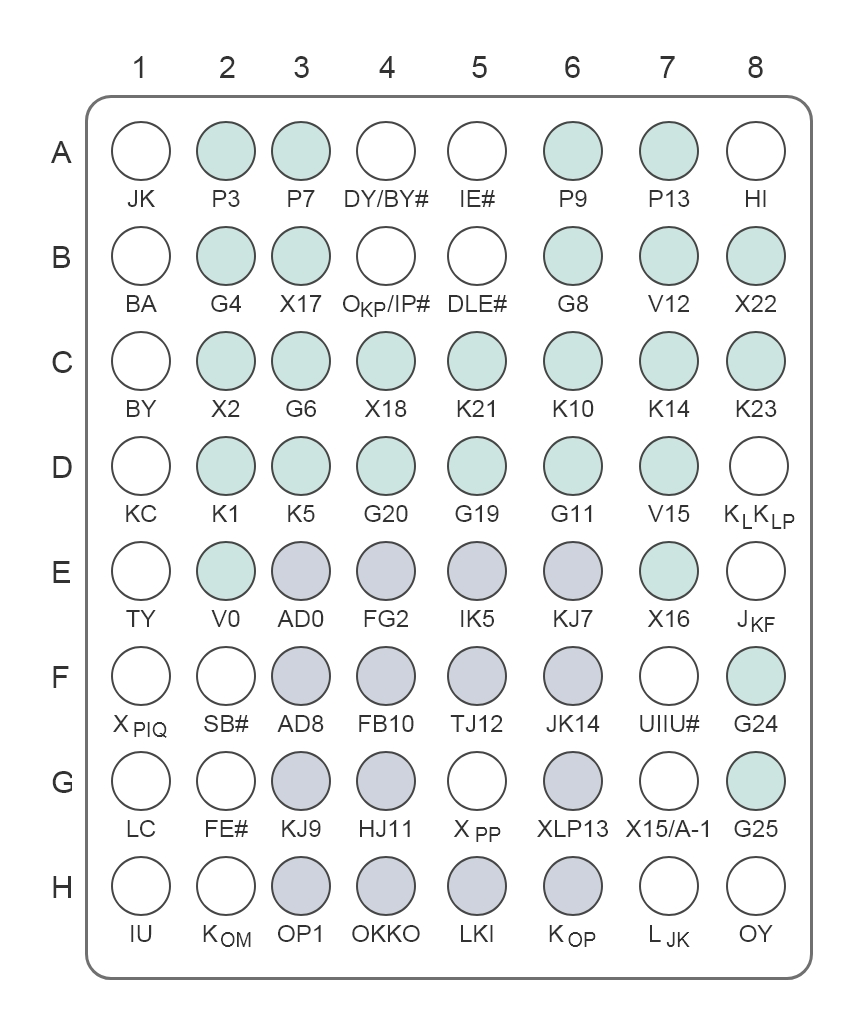
#> input picture 初賽/image_data/FPK_03.jpg, 863 x 1030 px, found by its file name
$ python Done03.py
#> lines starting #> are read from the running program, lines starting #| are printed output that depends on the picture; after the words box and inside, x2 and y2 are one past the last pixel; in counts of white or black regions, pixels touching at a corner belong together
#!/usr/bin/env python
# coding: utf-8

import csv
import numpy as np
import pytesseract,os
import os
import cv2
import numpy as np
import matplotlib.pyplot as plt
from PIL import Image,ImageDraw
import matplotlib.pyplot as plt
from collections import defaultdict
# pytesseract.pytesseract.tesseract_cmd = '.\Tesseract-OCR\\tesseract.exe'

# all function
def range_of_entire_image(image):
    vertical, horizontial = image.shape
    top = 0
    bottom = vertical-1
    left = 0
    right = horizontial -1
    return ((top, bottom), (left, right))

def extract_peek_ranges_from_array(array_vals, minimun_val=10, minimun_range=2):
    start_i = None
    end_i = None
    peek_ranges = []
    #enumerate() 函數用於將數據對象組合為一個索引序列，同時列出數據和數據下標
    for i, val in enumerate(array_vals):
        if val > minimun_val and start_i is None:
            start_i = i
        elif val > minimun_val and start_i is not None:
            pass
        elif val < minimun_val and start_i is not None:
            end_i = i
            if end_i - start_i >= minimun_range:
                peek_ranges.append((start_i, end_i))
            start_i = None
            end_i = None
        elif val < minimun_val and start_i is None:
            pass
        else:
            raise ValueError("cannot parse this case...")
    return peek_ranges

# 可以輸出指定範圍的圖片
def crop_range_of_image(image, range_tuple):
    ((top, bottom), (left, right)) = range_tuple
    return image[top : bottom, left : right]

def ranged_horizontal(image, range_tuple = None):
    if range_tuple == None:
        range_tuple = range_of_entire_image(image)
    horizontal_sum = np.sum(crop_range_of_image(image, range_tuple), axis=1)
    ranges = extract_peek_ranges_from_array(horizontal_sum)
    start_point = range_tuple[0][0];
    ranges2 = [(start_point + start, start_point + end) for start, end in ranges]
    return [(h_ranges, range_tuple[1]) for h_ranges in ranges2]

def ranged_vertical(image, range_tuple = None):
    if range_tuple == None:
        range_tuple = range_of_entire_image(image)
    vertical_sum = np.sum(crop_range_of_image(image, range_tuple), axis=0)
    ranges = extract_peek_ranges_from_array(vertical_sum)
    start_point = range_tuple[1][0];
    ranges2 = [(start_point + start, start_point + end) for start, end in ranges]
    return [(range_tuple[0], v_ranges) for v_ranges in ranges2]

# [15 lines left out: function show_ranges_on_image, not called in this run]

# pop出最窄的範圍 可以用來找出 label 部份的圖像
# axis 輸入要比較的維度
def index_of_min_range(peek_ranges, axis):
    i_min = None
    range_min = None
    for i, peek_range in enumerate(peek_ranges):
        if range_min is None or peek_range[axis][1] - peek_range[axis][0] < range_min :
            range_min = peek_range[axis][1] - peek_range[axis][0]
            i_min = i
    return i_min

def clear_muti_lable(peek, label, axis):
    size = label[axis][1] - label[axis][0]
    for i, val in enumerate(peek):
        if val[axis][1] - val[axis][0] < 1.5 * size :
            peek.pop(i)

# [70 lines left out: functions column_content_bonder, column_content_ranges, row_content_bonder, littlepic2chars, not called in this run]
# clean the circle
def clean_left_right_bounding(polar_image):
    for row in polar_image:
        cleaner = False;
        for i,pixel in enumerate(row):
            if cleaner == True and pixel < 200 :
                cleaner = False;
                break;
            if pixel > 200 :
                cleaner = True;
            if cleaner == True :
                row[i] = 0;

        for i,pixel in reversed(list(enumerate(row))):
            if cleaner == True and pixel < 200 :
                cleaner = False;
                break;
            if pixel > 200 :
                cleaner = True;
            if cleaner == True :
                row[i] = 0;
    return

# one of this can clean the box

# [24 lines left out: function clean_top_bottom_bounding, not called in this run]


def saperate_by_space(array_vals, space_size, minimun_val):
    start_i = None
    end_i = None
    peek_ranges = []
    space_counter = 0

    for i, val in enumerate(array_vals):
        if val > minimun_val and start_i is None:
            start_i = i
        elif val > minimun_val and start_i is not None:
            space_counter = 0
            if i is len(array_vals) -1:
                peek_ranges.append((start_i, i))
            end_i = None

        elif val < minimun_val and start_i is not None:
            if space_counter is 0:
                end_i = i;
            space_counter = space_counter + 1


            if space_counter is space_size :
                peek_ranges.append((start_i, end_i))
                start_i = None
                end_i = None
        elif val < minimun_val and start_i is None:
            pass
        else:
            raise ValueError("cannot parse this case...")
    return peek_ranges


def ranged_horizontal_by_space(image, range_tuple, space_len):
    if range_tuple == None:
        range_tuple = range_of_entire_image(image)
    horizontal_sum = np.sum(crop_range_of_image(image, range_tuple), axis=1)
    #show(crop_range_of_image(image, range_tuple)) # for test
    ranges = saperate_by_space(horizontal_sum,space_len,10)
    start_point = range_tuple[0][0];
    ranges2 = [(start_point + start, start_point + end) for start, end in ranges]
    return [(h_ranges, range_tuple[1]) for h_ranges in ranges2]


def ranged_vertical_by_space( image, range_tuple , space_len):
    if range_tuple == None:
        range_tuple = range_of_entire_image(image)
    horizontal_sum = np.sum(crop_range_of_image(image, range_tuple), axis=0)
    ranges = saperate_by_space(horizontal_sum,space_len,10)
    start_point = range_tuple[1][0];
    ranges2 = [(start_point + start, start_point + end) for start, end in ranges]
    return [(range_tuple[0], v_ranges) for v_ranges in ranges2]


# image_prepare
image_color = cv2.imread("./FPK_03.jpg")
#> image_color is the input picture: shape (1030, 863, 3); mean B, G, R 241.3, 241.1, 239.2
image = cv2.cvtColor(image_color, cv2.COLOR_BGR2GRAY)
polar_image = cv2.adaptiveThreshold(
    image,
    255,
    cv2.ADAPTIVE_THRESH_GAUSSIAN_C,
    cv2.THRESH_BINARY_INV, 11, 2)
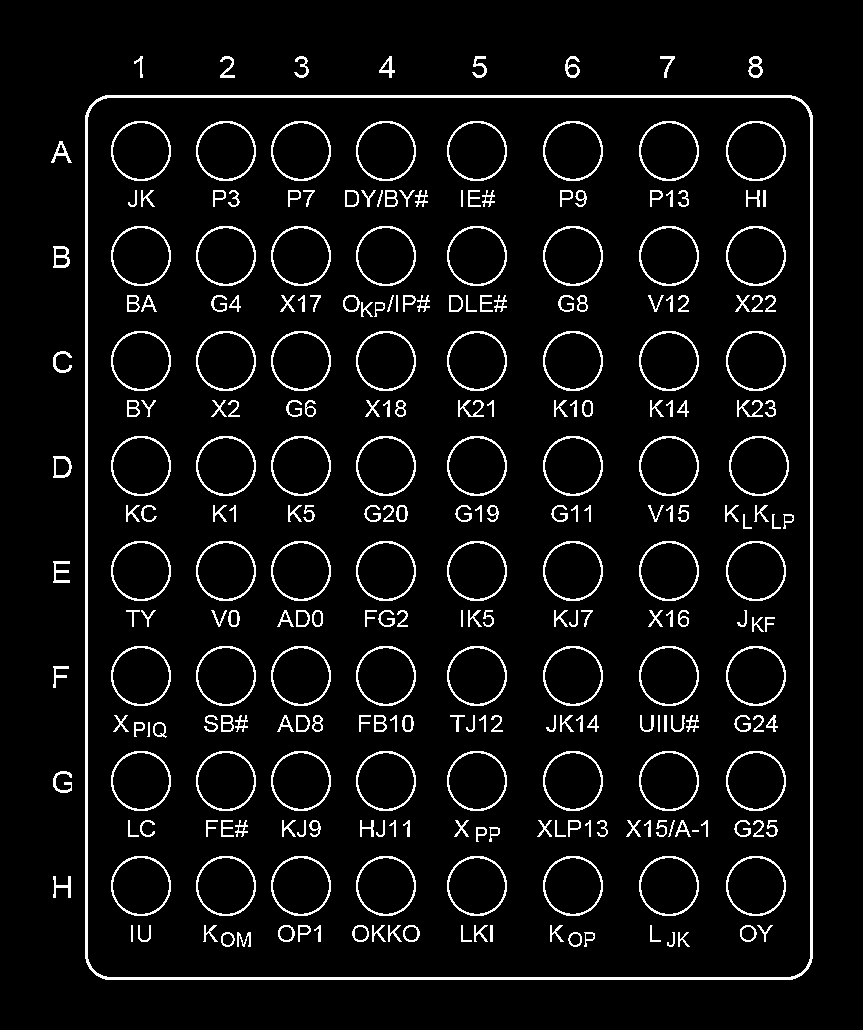
#> polar_image: shape (1030, 863); 6.1% white in thin lines or dots, all inside (x1, y1, x2, y2) = (51, 56, 813, 980)
# make image input success
polar_image.shape


horizontal_cut = ranged_horizontal(polar_image)
#> in ranged_horizontal, `range_tuple = range_of_entire_image(image)`: range_tuple = ((0, 1029), (0, 862))
#> in crop_range_of_image, `((top, bottom), (left, right)) = range_tuple`: top = 0; bottom = 1029; left = 0; right = 862
#> in ranged_horizontal, `horizontal_sum = np.sum(crop_range_of_image(image, range_tuple), axis=1)`: horizontal_sum = 1029 values, max 177990 at index 97, min 0 at index 0, mean 13380.7
#> the loop in extract_peek_ranges_from_array, `for i, val in enumerate(array_vals):` made 1029 passes
#> (val, start_i) on pass 57: (14025, 56)
#> after the loop in extract_peek_ranges_from_array, `for i, val in enumerate(array_vals):`: peek_ranges = [(56, 78), (95, 980)]
#> in ranged_horizontal, `start_point = range_tuple[0][0];`: start_point = 0
#> in ranged_horizontal, `ranges2 = [(start_point + start, start_point + end) for start, end in ..`: ranges2 = [(56, 78), (95, 980)]
#> horizontal_cut = [((56, 78), (0, 862)), ((95, 980), (0, 862))]
column_label = horizontal_cut.pop(index_of_min_range(horizontal_cut, 0))
#> the loop in index_of_min_range, `for i, peek_range in enumerate(peek_ranges):` made 2 passes
#> (peek_range, range_min, i_min) on pass 1: (((56, 78), (0, 862)), 22, 0)
#> after the loop in index_of_min_range, `for i, peek_range in enumerate(peek_ranges):`: i_min = 0; range_min = 22
#> column_label = ((56, 78), (0, 862))
clear_muti_lable(horizontal_cut, column_label, 0)
#> in clear_muti_lable, `size = label[axis][1] - label[axis][0]`: size = 22
#> the loop in clear_muti_lable, `for i, val in enumerate(peek):` made 1 pass
#> val on pass 1: ((95, 980), (0, 862))
#> after the loop in clear_muti_lable, `for i, val in enumerate(peek):`: peek = [((95, 980), (0, 862))]

vertical_cut = ranged_vertical(polar_image, horizontal_cut[0])
#> call 2 of crop_range_of_image, with range_tuple = ((95, 980), (0, 862))
#> in crop_range_of_image (call 2), `return image[top : bottom, left : right]`:
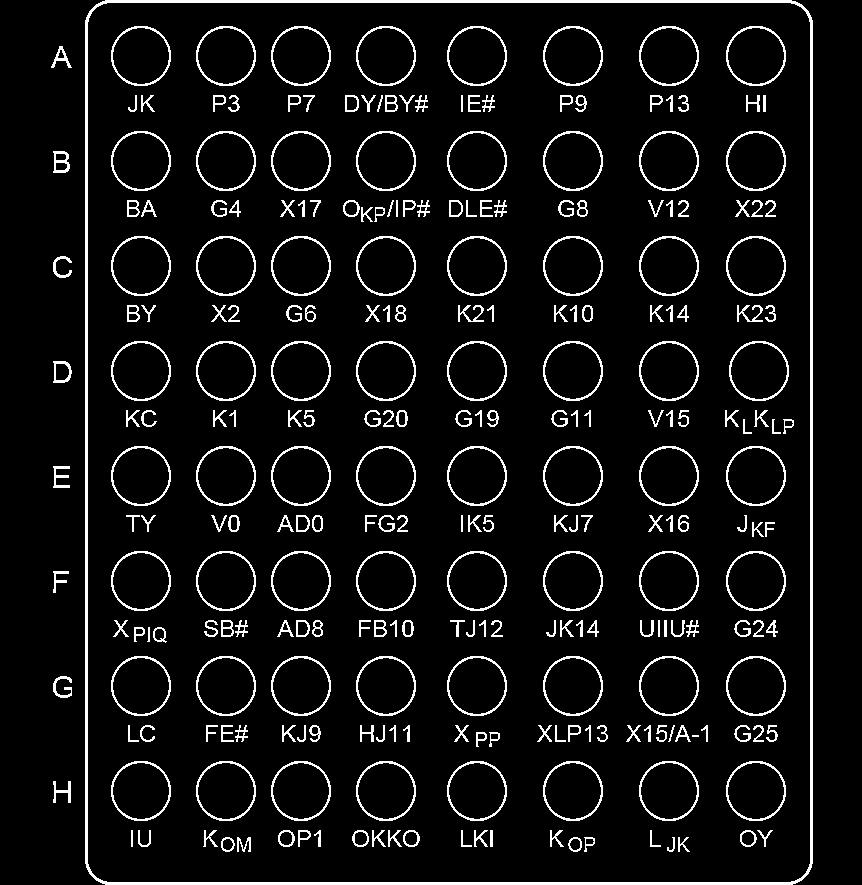
#> returned value: shape (885, 862); 6.9% white in thin lines or dots, all inside (x1, y1, x2, y2) = (51, 0, 813, 885)
#> in ranged_vertical, `vertical_sum = np.sum(crop_range_of_image(image, range_tuple), axis=0)`: vertical_sum = 862 values, max 218025 at index 87, min 0 at index 0, mean 15672.7
#> the loop in extract_peek_ranges_from_array (call 2), `for i, val in enumerate(array_vals):` made 862 passes
#> (val, start_i) on pass 52: (510, 51)
#> in ranged_vertical, `ranges = extract_peek_ranges_from_array(vertical_sum)`: ranges = [(51, 72), (85, 813)]
#> vertical_cut = [((95, 980), (51, 72)), ((95, 980), (85, 813))]
row_label = vertical_cut.pop(index_of_min_range(vertical_cut, 1))
#> the loop in index_of_min_range (call 2), `for i, peek_range in enumerate(peek_ranges):` made 2 passes
#> (peek_range, range_min, i_min) on pass 1: (((95, 980), (51, 72)), 21, 0)
#> row_label = ((95, 980), (51, 72))
clear_muti_lable(vertical_cut, row_label, 1)
#> the loop in clear_muti_lable (call 2), `for i, val in enumerate(peek):` made 1 pass
#> val on pass 1: ((95, 980), (85, 813))

content_list = vertical_cut
#> content_list = [((95, 980), (85, 813))]


clean_left_right_bounding(crop_range_of_image(polar_image, content_list[0]))
#> call 3 of crop_range_of_image, with range_tuple = ((95, 980), (85, 813))
#> in crop_range_of_image (call 3), `return image[top : bottom, left : right]`:
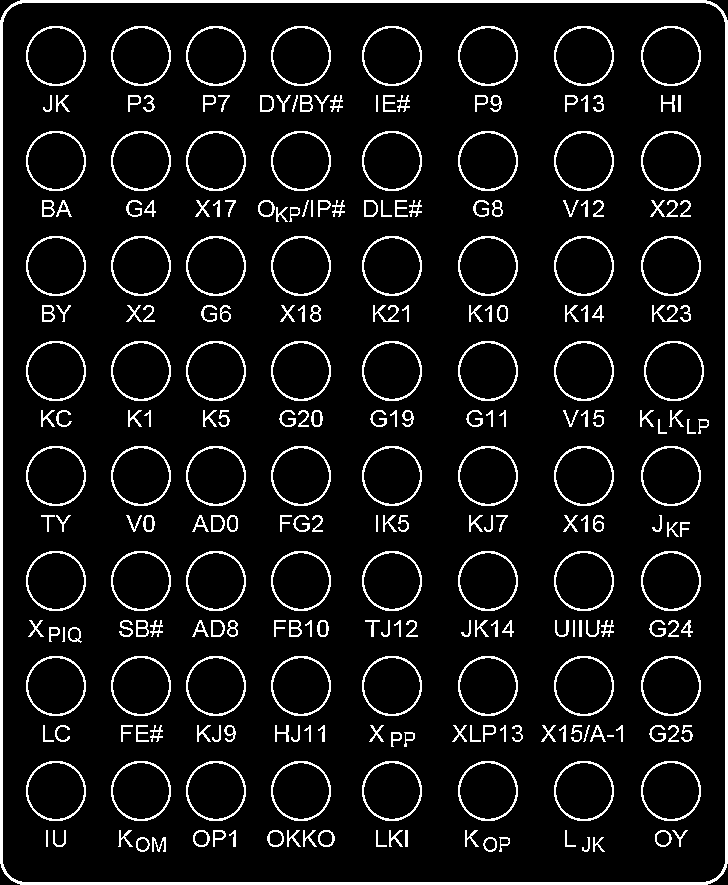
#> returned value: shape (885, 728); 8% white in thin lines or dots
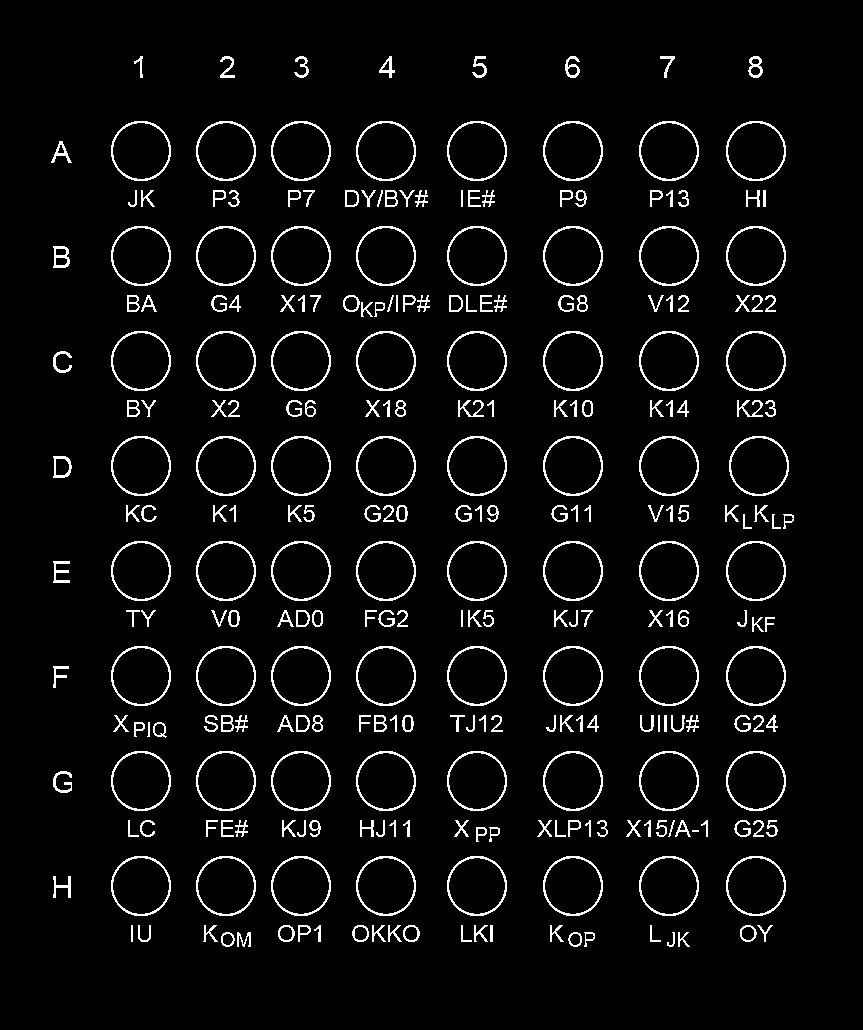
#> polar_image: shape (1030, 863); 5% white in thin lines or dots, all inside (x1, y1, x2, y2) = (51, 56, 794, 947)


horizontal_bars = ranged_horizontal_by_space(polar_image, content_list[0], 7)
#> call 4 of crop_range_of_image, with range_tuple = ((95, 980), (85, 813))
#> in crop_range_of_image (call 4), `return image[top : bottom, left : right]`:
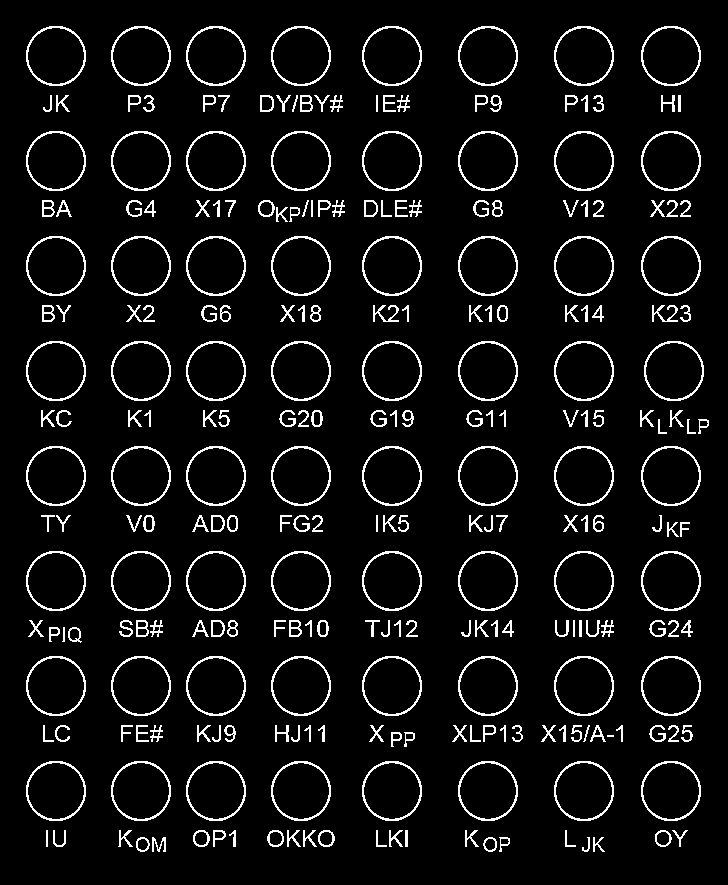
#> returned value: shape (885, 728); 6.5% white in thin lines or dots, all inside (x1, y1, x2, y2) = (26, 26, 709, 852)
#> in ranged_horizontal_by_space, `horizontal_sum = np.sum(crop_range_of_image(image, range_tuple), axis=1)`: horizontal_sum = 885 values, max 47940 at index 635, min 0 at index 0, mean 12152.1
#> the loop in saperate_by_space, `for i, val in enumerate(array_vals):` made 885 passes
#> (val, space_counter) on passes 28 to 35: (40800, 0), (36465, 0), (26520, 0), (20400, 0), (20400, 0), (16320, 0), (16320, 0), (12240, 0)
#> after the loop in saperate_by_space, `for i, val in enumerate(array_vals):`: peek_ranges = [(26, 86), (95, 112), (131, 191), (200, 222), (236, 296), (305, 322), (341, 401), (410, 434), (446, 506), (515, 537), (551, 611), (620, 643), (656, 716), (725, 747), (761, 821), (830, 852)]
#> in ranged_horizontal_by_space, `ranges = saperate_by_space(horizontal_sum,space_len,10)`: ranges has the same summary as peek_ranges in saperate_by_space
#> in ranged_horizontal_by_space, `ranges2 = [(start_point + start, start_point + end) for start, end in ..`: ranges2 = [(121, 181), (190, 207), (226, 286), (295, 317), (331, 391), (400, 417), (436, 496), (505, 529), (541, 601), (610, 632), (646, 706), (715, 738), (751, 811), (820, 842), (856, 916), (925, 947)]
#> horizontal_bars = 16 items


list_row_label = ranged_horizontal(polar_image, row_label)
#> list_row_label = [((141, 163), (51, 72)), ((246, 268), (51, 72)), ((351, 373), (51, 72)), ((456, 478), (51, 72)), ((561, 583), (51, 72)), ((666, 688), (51, 72)), ((771, 793), (51, 72)), ((876, 898), (51, 72))]
list_column_label = ranged_vertical_by_space(polar_image, column_label,20)
#> in ranged_vertical_by_space, `horizontal_sum = np.sum(crop_range_of_image(image, range_tuple), axis=0)`: horizontal_sum = 862 values, max 5610 at index 140, min 0 at index 0, mean 300.3
#> the loop in saperate_by_space (call 2), `for i, val in enumerate(array_vals):` made 862 passes
#> space_counter on pass 144: 1
#> in ranged_vertical_by_space, `ranges = saperate_by_space(horizontal_sum,space_len,10)`: ranges = [(134, 143), (220, 235), (294, 309), (379, 395), (472, 487), (565, 580), (660, 675), (748, 763)]
#> in ranged_vertical_by_space, `start_point = range_tuple[1][0];`: start_point = 0
#> in ranged_vertical_by_space, `ranges2 = [(start_point + start, start_point + end) for start, end in ..`: ranges2 has the same summary as ranges
#> list_column_label = [((56, 78), (134, 143)), ((56, 78), (220, 235)), ((56, 78), (294, 309)), ((56, 78), (379, 395)), ((56, 78), (472, 487)), ((56, 78), (565, 580)), ((56, 78), (660, 675)), ((56, 78), (748, 763))]


#match bar and row label
di = {}
for i, label in enumerate(list_row_label):
    mid = (label[0][0]+label[0][1])/2 + 50
    for bar in horizontal_bars:
        (top, bottom),(_,_) = bar
        if(top < mid < bottom):
            di[i] = bar
#> this loop made 8 passes
#> (label, mid) on passes 1 to 8: (((141, 163), (51, 72)), 202), (((246, 268), (51, 72)), 307), (((351, 373), (51, 72)), 412), (((456, 478), (51, 72)), 517), (((561, 583), (51, 72)), 622), (((666, 688), (51, 72)), 727), (((771, 793), (51, 72)), 832), (((876, 898), (51, 72)), 937)
#> after the loop, di = {0: ((190, 207), (85, 813)), 1: ((295, 317), (85, 813)), 2: ((400, 417), (85, 813)), 3: ((505, 529), (85, 813)), 4: ((610, 632), (85, 813)), 5: ((715, 738), (85, 813)), 6: ((820, 842), (85, 813)), 7: ((925, 947), (85, 813))}
row_bar_with_label = di
#> row_bar_with_label has the same summary as di

all_contents = {}
for row in row_bar_with_label:
    littlepics = ranged_vertical_by_space(polar_image, row_bar_with_label[row], 15)
    di = {}
    for strpic in littlepics:
        left = strpic[1][0]
        right = strpic[1][1]
        for i_column, column_label in enumerate(list_column_label) :
            label_mid = (column_label[1][0] + column_label[1][1])/2
            if  left < label_mid < right :
                di[i_column] = strpic

    all_contents[row] = di
#> this loop made 8 passes
#> after the loop, all_contents = 8 items


path="./cut03"
if not os.path.isdir(path):
    os.mkdir(path)
for row in all_contents:
    for column in all_contents[row]:
        spot = all_contents[row][column]
        image = crop_range_of_image(image_color, spot)
        cv2.imwrite('./cut03/'+str(column)+'_row'+str(row)+'.jpg', image)
#> this loop made 8 passes
#> pass 2, `cv2.imwrite('./cut03/'+str(column)+'_row'+str(row)+'.jpg', image)`:
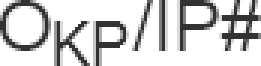
#> saved as 3_row1.jpg: shape (22, 87, 3) (shown 3 times larger); min 49, max 255, mean 207.4

mylist=['A','B','C','D','E','F','G','H']
#> mylist = ['A', 'B', 'C', 'D', 'E', 'F', 'G', 'H']
with open('FPK_03.csv','w', newline='') as csvfile:
    writer = csv.writer(csvfile)
    writer.writerow(["NUMBER","CONTENT"])
    for j in range(0,8):
        for i in range(0,8):
            img = cv2.imread("./cut03/"+str(i)+"_row"+str(j)+".jpg")
            a = cv2.copyMakeBorder(img,5,5,5,5, cv2.BORDER_CONSTANT,value=[255,255,255])
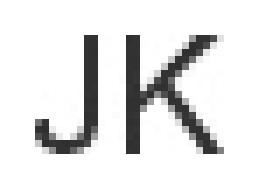
#> a: shape (27, 37, 3) (shown 7 times larger); min 47, max 255, mean 226.9
            # cv2.imshow('My Image', a)
            # cv2.waitKey(0)
#> (the run stopped early here; a loop or call above may not have finished)
